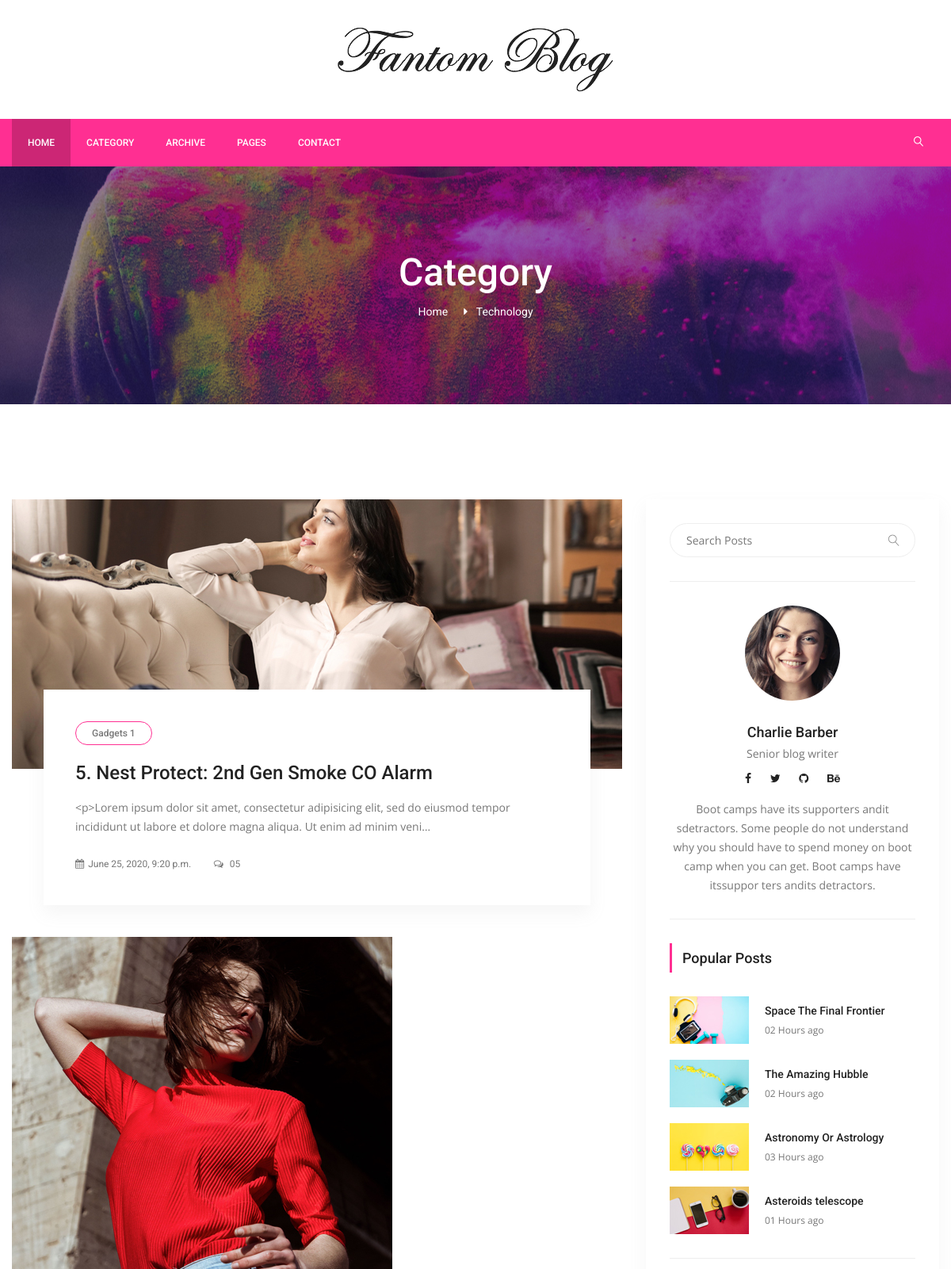
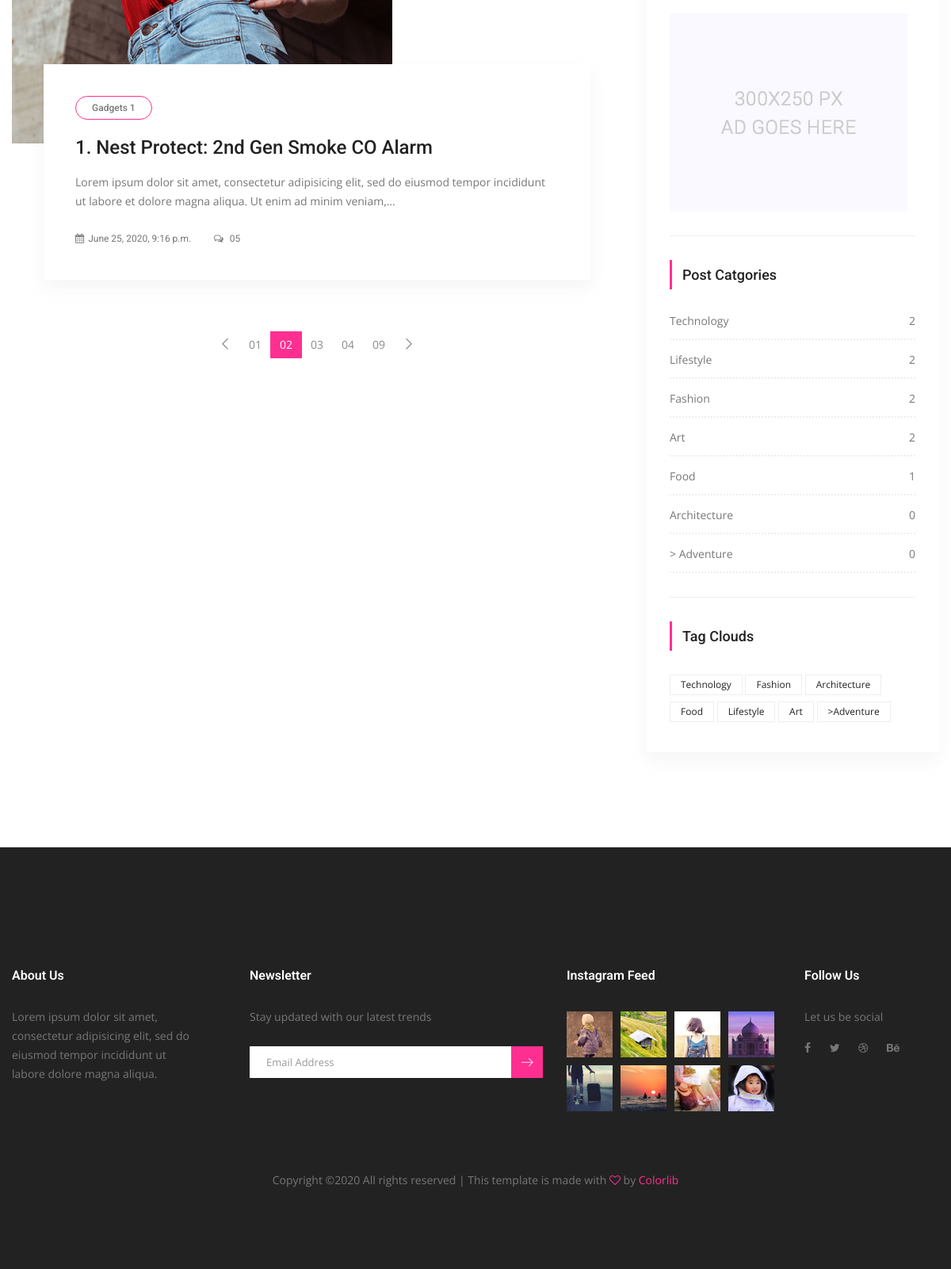
The app's page /category/1/technology with its own data (2 pictures, top to bottom).
### posts/models.py (models this page shows, shortened)
class Category(models.Model):
	title 	= models.CharField(max_length=150)
	slug 		= models.SlugField(editable=False)
	def post_count(self):
		return self.posts.all().count()

class Post(models.Model):
	title 	= models.CharField(max_length=150)
	content 	= models.TextField()
	publishing_date = models.DateTimeField(auto_now_add=True)
	image 	= models.ImageField(blank=True, null=True, upload_to="uploads/")
	user 		= models.ForeignKey(settings.AUTH_USER_MODEL, on_delete=models.CASCADE)
	slug 		= models.SlugField(default='slug', editable=False)
	category = models.ForeignKey(
					Category,
					on_delete=models.CASCADE,
					default=1,
					related_name="posts")
	tag 		= models.ManyToManyField(Tag, related_name="posts", blank=True)
	slider_post = models.BooleanField(default=False)

class Tag(models.Model):
	title = models.CharField(max_length=50)
	slug  = models.SlugField(editable=False)

### posts/views.py (the view)
# urls.py: path('category/<int:pk>/<slug:slug>', CategoryDetail.as_view(), name="category_detail"),
class CategoryDetail(ListView):
	model = Post
	template_name 	= "categories/category_detail.html"
	context_object_name = 'posts'
	def get_queryset(self):
		self.category = get_object_or_404(Category, pk=self.kwargs['pk'])
		return Post.objects.filter(category=self.category).order_by('-id')
	def get_context_data(self, *, object_list=None, **kwargs):
		context = super(CategoryDetail, self).get_context_data(**kwargs)
		self.category = get_object_or_404(Category, pk=self.kwargs['pk'])
		context['category'] = self.category
		return context

### posts/templatetags/custom_tags.py (called while the page is built)
@register.simple_tag(name="categories")
def all_categories():
	return Category.objects.all()

@register.simple_tag(name="tags")
def all_tags():
	return Tag.objects.all()

### templates/categories/category_detail.html
{% extends "base.html" %}
{% load static %}
{% block content %}
      <section class="banner_area">
         <div class="banner_inner d-flex align-items-center">
            <div class="overlay bg-parallax" data-stellar-ratio="0.9" data-stellar-vertical-offset="0" data-background=""></div>
            <div class="container">
               <div class="banner_content text-center">
                  <h2>Category</h2>
                  <div class="page_link">
                     <a href="{% url 'index' %}">Home</a>
                     <a href="#">{{ category.title }}</a>
                  </div>
               </div>
            </div>
         </div>
      </section>
      <section class="blog_area p_120">
         <div class="container">
            <div class="row">
               <div class="col-lg-8">
                  <div class="blog_left_sidebar">
                     {% for post in posts %}
                        <article class="blog_style1">
                           <div class="blog_img">
                              <img class="img-fluid" src="{{ post.image.url }}" alt="">
                           </div>
                           <div class="blog_text">
                              <div class="blog_text_inner">
                                 <a class="cat" href="#">Gadgets 1</a>
                                 <a href="{% url 'detail' pk=post.id slug=post.slug %}">
                                    <h4>{{ post.title }}</h4>
                                 </a>
                                 <p>{{ post.content |truncatechars:150 }}</p>
                                 <div class="date">
                                    <a href="#"><i class="fa fa-calendar" aria-hidden="true"></i>{{ post.publishing_date }}</a>
                                    <a href="#"><i class="fa fa-comments-o" aria-hidden="true"></i> 05</a>
                                 </div>
                              </div>
                           </div>
                        </article>
                     {% endfor %}
                     <nav class="blog-pagination justify-content-center d-flex">
                        <ul class="pagination">
                           <li class="page-item">
                              <a href="#" class="page-link" aria-label="Previous">
                              <span aria-hidden="true">
                              <span class="lnr lnr-chevron-left"></span>
                              </span>
                              </a>
                           </li>
                           <li class="page-item"><a href="#" class="page-link">01</a></li>
                           <li class="page-item active"><a href="#" class="page-link">02</a></li>
                           <li class="page-item"><a href="#" class="page-link">03</a></li>
                           <li class="page-item"><a href="#" class="page-link">04</a></li>
                           <li class="page-item"><a href="#" class="page-link">09</a></li>
                           <li class="page-item">
                              <a href="#" class="page-link" aria-label="Next">
                              <span aria-hidden="true">
                              <span class="lnr lnr-chevron-right"></span>
                              </span>
                              </a>
                           </li>
                        </ul>
                     </nav>
                  </div>
               </div>
               {% include 'right_side.html' %}
            </div>
         </div>
      </section>
{% endblock content %}

### templates/right_side.html
{% load static %}
{% load custom_tags %}
<div class="col-lg-4">
   <div class="blog_right_sidebar">
      <aside class="single_sidebar_widget search_widget">
         <div class="input-group">
            <input type="text" class="form-control" placeholder="Search Posts">
            <span class="input-group-btn">
            <button class="btn btn-default" type="button"><i class="lnr lnr-magnifier"></i></button>
            </span>
         </div>
         <div class="br"></div>
      </aside>
      <aside class="single_sidebar_widget author_widget">
         <img class="author_img rounded-circle" src="{% static 'img/blog/author.png' %}" alt="">
         <h4>Charlie Barber</h4>
         <p>Senior blog writer</p>
         <div class="social_icon">
            <a href="#"><i class="fa fa-facebook"></i></a>
            <a href="#"><i class="fa fa-twitter"></i></a>
            <a href="#"><i class="fa fa-github"></i></a>
            <a href="#"><i class="fa fa-behance"></i></a>
         </div>
         <p>Boot camps have its supporters andit sdetractors. Some people do not understand why you should have to spend money on boot camp when you can get. Boot camps have itssuppor ters andits detractors.</p>
         <div class="br"></div>
      </aside>
      <aside class="single_sidebar_widget popular_post_widget">
         <h3 class="widget_title">Popular Posts</h3>
         <div class="media post_item">
            <img src="{% static 'img/blog/popular-post/post1.jpg' %}" alt="post">
            <div class="media-body">
               <a href="blog-details.html">
                  <h3>Space The Final Frontier</h3>
               </a>
               <p>02 Hours ago</p>
            </div>
         </div>
         <div class="media post_item">
            <img src="{% static 'img/blog/popular-post/post2.jpg' %}" alt="post">
            <div class="media-body">
               <a href="blog-details.html">
                  <h3>The Amazing Hubble</h3>
               </a>
               <p>02 Hours ago</p>
            </div>
         </div>
         <div class="media post_item">
            <img src="{% static 'img/blog/popular-post/post3.jpg' %}" alt="post">
            <div class="media-body">
               <a href="blog-details.html">
                  <h3>Astronomy Or Astrology</h3>
               </a>
               <p>03 Hours ago</p>
            </div>
         </div>
         <div class="media post_item">
            <img src="{% static 'img/blog/popular-post/post4.jpg' %}" alt="post">
            <div class="media-body">
               <a href="blog-details.html">
                  <h3>Asteroids telescope</h3>
               </a>
               <p>01 Hours ago</p>
            </div>
         </div>
         <div class="br"></div>
      </aside>
      <aside class="single_sidebar_widget">
         <a href="#"><img class="img-fluid" src="{% static 'img/blog/add.jpg' %}" alt=""></a>
         <div class="br"></div>
      </aside>
      <aside class="single_sidebar_widget post_category_widget">
         <h4 class="widget_title">Post Catgories</h4>
         <ul class="list cat-list">
            {% categories as category %}
            {% for cat in category %}
            <li>
               <a href="{% url 'category_detail'  pk=cat.id slug=cat.slug %}" class="d-flex justify-content-between">
                  <p>{{ cat.title }}</p>
                  <p>{{ cat.post_count }}</p>
               </a>
            </li>
            {% endfor %}
         </ul>
         <div class="br"></div>
      </aside>
      <aside class="single-sidebar-widget tag_cloud_widget">
         <h4 class="widget_title">Tag Clouds</h4>
         <ul class="list">
            {% tags as lebels %}
            {% for label in lebels %}
               <li>
                  <a href="{% url 'tag_detail' label.slug %}">
                     {{ label.title }}
                  </a>
               </li>
            {% endfor %}
         </ul>
      </aside>
   </div>
</div>

### records on screen
Category: title "Technology", post_count "2"
Post: image (picture), title "5. Nest Protect: 2nd Gen Smoke CO Alarm", content "<p>Lorem ipsum dolor sit amet, consectetur adipisicing elit, sed do eiusmod tempor incididunt ut labore et dolore magna aliqua. Ut enim ad minim veni…", publishing_date "June 25, 2020, 9:20 p.m."
Post: image (picture), title "1. Nest Protect: 2nd Gen Smoke CO Alarm", content "Lorem ipsum dolor sit amet, consectetur adipisicing elit, sed do eiusmod tempor incididunt ut labore et dolore magna aliqua. Ut enim ad minim veniam,…", publishing_date "June 25, 2020, 9:16 p.m."
Category: title "Lifestyle", post_count "2"
Category: title "Fashion", post_count "2"
Category: title "Art", post_count "2"
Category: title "Food", post_count "1"
Category: title "Architecture", post_count "0"
Category: title "> Adventure", post_count "0"
Tag: title "Technology"
Tag: title "Fashion"
Tag: title "Architecture"
Tag: title "Food"
Tag: title "Lifestyle"
Tag: title "Art"
Tag: title ">Adventure"
